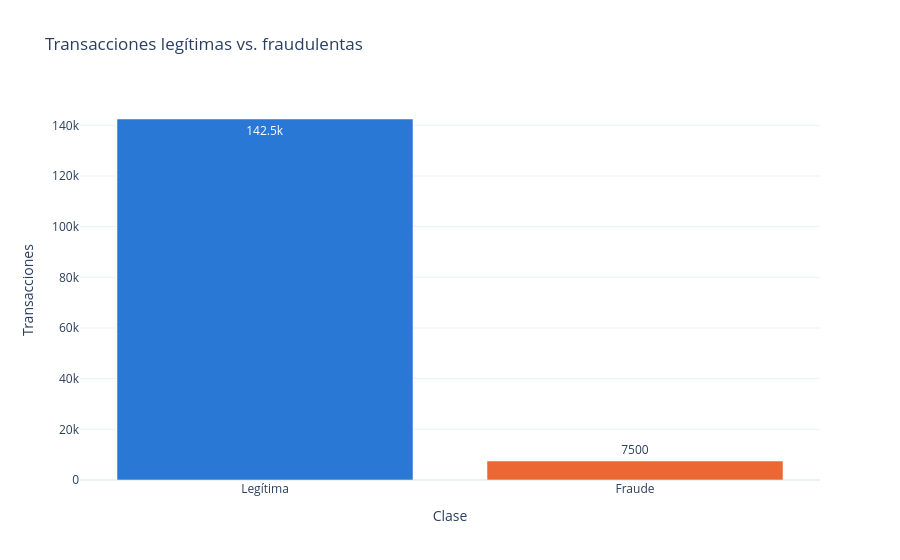

Notebook source saved alongside this figure:
### Code cell
# Distribución de clases
conteo_clases = (
    df['fraude'].map(ETIQUETAS_CLASE)
    .value_counts()
    .rename_axis('Clase')
    .reset_index(name='Transacciones')
)

fig = px.bar(
    conteo_clases,
    x='Clase',
    y='Transacciones',  
    color='Clase',
    text_auto=True,
    color_discrete_map=COLORES_CLASE,
    title='Transacciones legítimas vs. fraudulentas',
)
fig.update_layout(showlegend=False)
fig.show()

### Figure 1 — Plotly figure (JSON) as saved in the notebook; plotly's stock layout.template omitted (floating-point values rounded to 4 significant figures)
{"data": [{"hovertemplate": "Clase=%{x}<br>Transacciones=%{y}<extra></extra>", "legendgroup": "Legítima", "marker": {"color": "#2a78d6", "pattern": {"shape": ""}}, "name": "Legítima", "orientation": "v", "showlegend": true, "textposition": "auto", "texttemplate": "%{y}", "type": "bar", "x": ["Legítima"], "xaxis": "x", "y": [142500], "yaxis": "y"}, {"hovertemplate": "Clase=%{x}<br>Transacciones=%{y}<extra></extra>", "legendgroup": "Fraude", "marker": {"color": "#eb6834", "pattern": {"shape": ""}}, "name": "Fraude", "orientation": "v", "showlegend": true, "textposition": "auto", "texttemplate": "%{y}", "type": "bar", "x": ["Fraude"], "xaxis": "x", "y": [7500], "yaxis": "y"}], "layout": {"barmode": "relative", "legend": {"title": {"text": "Clase"}, "tracegroupgap": 0}, "showlegend": false, "title": {"text": "Transacciones legítimas vs. fraudulentas"}, "xaxis": {"anchor": "y", "categoryarray": ["Legítima", "Fraude"], "categoryorder": "array", "domain": [0, 1], "title": {"text": "Clase"}}, "yaxis": {"anchor": "x", "domain": [0, 1], "title": {"text": "Transacciones"}}}}
